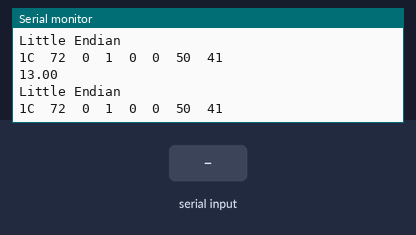
Recording of a sketch running on a simulated Arduino Uno, built with avr-gcc and run on an emulated ATmega328P. Shown: the last lines printed to the serial monitor. The test bench sets the inputs (shaded band).

Above: at 1.2 s.
1.3 s: "90,45\n" received over Serial
At 2.2 s:
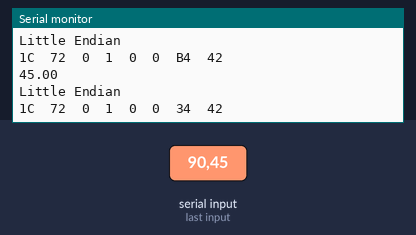
4.3 s: "30,150\n" received over Serial
At 5.2 s:
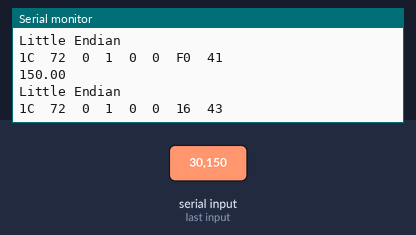
5.9 s: "5\n" received over Serial
At 6.8 s:
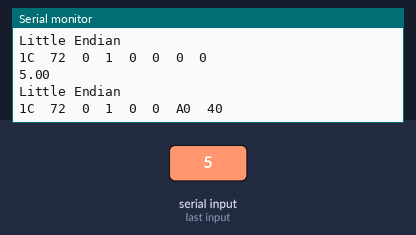
8.9 s: "30,150\n" received over Serial
At 9.4 s:
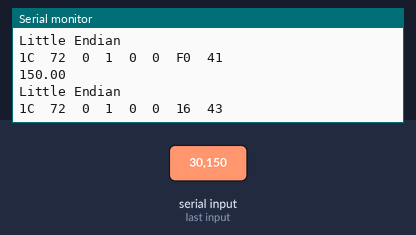
11.9 s: "90\n" received over Serial
At 12.8 s:
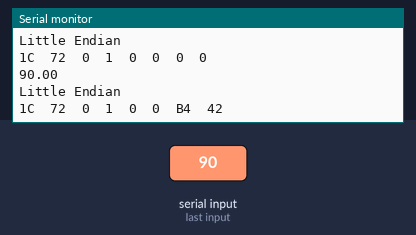
14.9 s: "90,45\n" received over Serial
At 15.8 s:
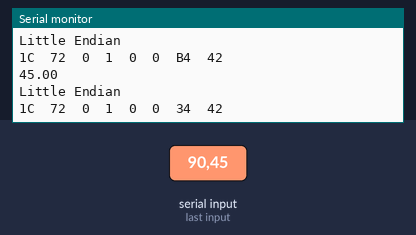
Timing chart, 0 to 17.9 s (numbered marks = the images above; inputs shaded):
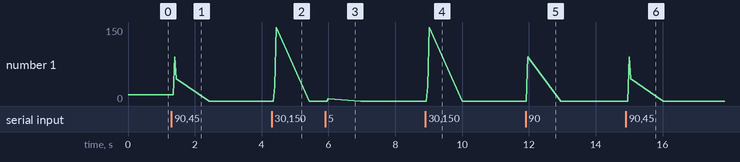

The sketch:

IEEE754Converter.ino
```cpp
#include <stdlib.h>

float float_value = 13;

void float2Bytes(byte* bytes_temp, float float_variable) {
  memcpy(bytes_temp, (unsigned char*) (&float_variable), 4);
}

//unsigned char concatenate_uchar(unsigned char front, unsigned char back){
//  unsigned char conc[8];
//
//  return conc;
//}

void setup() {
  Serial.begin(9600);
  // put your setup code here, to run once:
}

void loop() {
  unsigned char motor_1_front[4] = {0x1C, 0x72, 0x00, 0x01};
  unsigned char motor_1_back[4] = {0x00, 0x00, 0x00, 0x00};

  if (  Serial.available() > 0) {
    float_value = Serial.parseFloat();
  }

  float2Bytes(motor_1_back, float_value);
  // put your main code here, to run repeatedly:
  Serial.println(float_value);
  Serial.println("Little Endian");

  unsigned char* total = (unsigned char*)malloc(8 * sizeof(char)); // array to hold the result
  memcpy(total,     motor_1_front, 4 * sizeof(unsigned char)); // copy 4 floats from x to total[0]...total[3]
  memcpy(total + 4, motor_1_back, 4 * sizeof(unsigned char)); // copy 4 floats from y to total[4]...total[7]

  for (int i = 0; i < 8; i++) {
    Serial.print(total[i], HEX);
    Serial.print('\t');
  }
  Serial.println('\n');

  free(total);
}
```

Measured:
- after the input at 1.3 s, the serial monitor: prints a new line after 0.10 s (image 1)
- after the input at 4.3 s, the serial monitor: prints a new line after 0.10 s (image 2)
- after the input at 5.9 s, the serial monitor: prints a new line after 0.09 s (image 3)
- after the input at 8.9 s, the serial monitor: prints a new line after 0.08 s (image 4)
- after the input at 11.9 s, the serial monitor: prints a new line after 0.07 s (image 5)
- after the input at 14.9 s, the serial monitor: prints a new line after 0.15 s (image 6)
